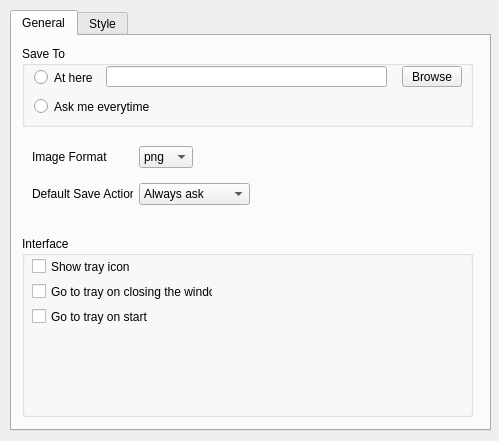
<?xml version="1.0" encoding="UTF-8"?>
<ui version="4.0">
 <class>Preferences</class>
 <widget class="QWidget" name="Preferences">
  <property name="windowModality">
   <enum>Qt::ApplicationModal</enum>
  </property>
  <property name="geometry">
   <rect>
    <x>0</x>
    <y>0</y>
    <width>499</width>
    <height>441</height>
   </rect>
  </property>
  <property name="minimumSize">
   <size>
    <width>499</width>
    <height>441</height>
   </size>
  </property>
  <property name="maximumSize">
   <size>
    <width>499</width>
    <height>441</height>
   </size>
  </property>
  <property name="windowTitle">
   <string>Preferences</string>
  </property>
  <widget class="QTabWidget" name="tabWidget">
   <property name="geometry">
    <rect>
     <x>10</x>
     <y>10</y>
     <width>481</width>
     <height>421</height>
    </rect>
   </property>
   <property name="tabPosition">
    <enum>QTabWidget::North</enum>
   </property>
   <property name="tabShape">
    <enum>QTabWidget::Rounded</enum>
   </property>
   <property name="currentIndex">
    <number>0</number>
   </property>
   <property name="movable">
    <bool>true</bool>
   </property>
   <widget class="QWidget" name="tab">
    <attribute name="title">
     <string>General</string>
    </attribute>
    <widget class="QGroupBox" name="groupBox">
     <property name="geometry">
      <rect>
       <x>10</x>
       <y>10</y>
       <width>451</width>
       <height>81</height>
      </rect>
     </property>
     <property name="title">
      <string>Save To</string>
     </property>
     <widget class="QLineEdit" name="le_saveLocation">
      <property name="geometry">
       <rect>
        <x>84</x>
        <y>20</y>
        <width>281</width>
        <height>21</height>
       </rect>
      </property>
      <property name="readOnly">
       <bool>true</bool>
      </property>
     </widget>
     <widget class="QPushButton" name="pb_browse">
      <property name="geometry">
       <rect>
        <x>380</x>
        <y>20</y>
        <width>60</width>
        <height>21</height>
       </rect>
      </property>
      <property name="text">
       <string>Browse</string>
      </property>
     </widget>
     <widget class="QRadioButton" name="rb_saveLocation">
      <property name="geometry">
       <rect>
        <x>12</x>
        <y>23</y>
        <width>71</width>
        <height>17</height>
       </rect>
      </property>
      <property name="text">
       <string>At here</string>
      </property>
     </widget>
     <widget class="QRadioButton" name="rb_askMe">
      <property name="geometry">
       <rect>
        <x>12</x>
        <y>50</y>
        <width>121</width>
        <height>21</height>
       </rect>
      </property>
      <property name="text">
       <string>Ask me everytime</string>
      </property>
     </widget>
    </widget>
    <widget class="QGroupBox" name="groupBox_2">
     <property name="geometry">
      <rect>
       <x>10</x>
       <y>200</y>
       <width>451</width>
       <height>181</height>
      </rect>
     </property>
     <property name="title">
      <string>Interface</string>
     </property>
     <widget class="QCheckBox" name="cb_toTray_onClose">
      <property name="geometry">
       <rect>
        <x>10</x>
        <y>40</y>
        <width>181</width>
        <height>31</height>
       </rect>
      </property>
      <property name="text">
       <string>Go to tray on closing the window</string>
      </property>
     </widget>
     <widget class="QCheckBox" name="cb_toTray_onStart">
      <property name="geometry">
       <rect>
        <x>10</x>
        <y>70</y>
        <width>121</width>
        <height>21</height>
       </rect>
      </property>
      <property name="text">
       <string>Go to tray on start</string>
      </property>
     </widget>
     <widget class="QCheckBox" name="cb_always_trayIcon">
      <property name="geometry">
       <rect>
        <x>10</x>
        <y>20</y>
        <width>101</width>
        <height>21</height>
       </rect>
      </property>
      <property name="text">
       <string>Show tray icon</string>
      </property>
     </widget>
    </widget>
    <widget class="QComboBox" name="cb_imgFormat">
     <property name="geometry">
      <rect>
       <x>127</x>
       <y>110</y>
       <width>54</width>
       <height>22</height>
      </rect>
     </property>
     <item>
      <property name="text">
       <string>png</string>
      </property>
     </item>
     <item>
      <property name="text">
       <string>jpeg</string>
      </property>
     </item>
     <item>
      <property name="text">
       <string>gif</string>
      </property>
     </item>
    </widget>
    <widget class="QLabel" name="label_2">
     <property name="geometry">
      <rect>
       <x>20</x>
       <y>113</y>
       <width>81</width>
       <height>16</height>
      </rect>
     </property>
     <property name="text">
      <string>Image Format</string>
     </property>
    </widget>
    <widget class="QLabel" name="label_5">
     <property name="geometry">
      <rect>
       <x>20</x>
       <y>150</y>
       <width>101</width>
       <height>16</height>
      </rect>
     </property>
     <property name="text">
      <string>Default Save Action</string>
     </property>
    </widget>
    <widget class="QComboBox" name="cb_defaultAction">
     <property name="geometry">
      <rect>
       <x>127</x>
       <y>147</y>
       <width>111</width>
       <height>22</height>
      </rect>
     </property>
     <item>
      <property name="text">
       <string>Always ask</string>
      </property>
     </item>
     <item>
      <property name="text">
       <string>Edit</string>
      </property>
     </item>
     <item>
      <property name="text">
       <string>Save to file</string>
      </property>
     </item>
     <item>
      <property name="text">
       <string>Save to Clipboard</string>
      </property>
     </item>
    </widget>
   </widget>
   <widget class="QWidget" name="tab_2">
    <attribute name="title">
     <string>Style</string>
    </attribute>
    <widget class="QGroupBox" name="groupBox_3">
     <property name="geometry">
      <rect>
       <x>10</x>
       <y>20</y>
       <width>451</width>
       <height>61</height>
      </rect>
     </property>
     <property name="title">
      <string>Font</string>
     </property>
     <widget class="QLabel" name="label">
      <property name="geometry">
       <rect>
        <x>10</x>
        <y>26</y>
        <width>141</width>
        <height>16</height>
       </rect>
      </property>
      <property name="text">
       <string>Choose font for Text Item:</string>
      </property>
     </widget>
     <widget class="QPushButton" name="pb_textItemFont">
      <property name="geometry">
       <rect>
        <x>220</x>
        <y>20</y>
        <width>161</width>
        <height>23</height>
       </rect>
      </property>
      <property name="text">
       <string>Font</string>
      </property>
     </widget>
    </widget>
    <widget class="QGroupBox" name="groupBox_4">
     <property name="geometry">
      <rect>
       <x>10</x>
       <y>100</y>
       <width>451</width>
       <height>121</height>
      </rect>
     </property>
     <property name="title">
      <string>Color</string>
     </property>
     <widget class="QPushButton" name="pb_itemColor">
      <property name="geometry">
       <rect>
        <x>220</x>
        <y>20</y>
        <width>161</width>
        <height>31</height>
       </rect>
      </property>
      <property name="text">
       <string/>
      </property>
      <property name="flat">
       <bool>true</bool>
      </property>
     </widget>
     <widget class="QPushButton" name="pb_interfaceColor">
      <property name="geometry">
       <rect>
        <x>220</x>
        <y>70</y>
        <width>161</width>
        <height>31</height>
       </rect>
      </property>
      <property name="text">
       <string/>
      </property>
      <property name="flat">
       <bool>true</bool>
      </property>
     </widget>
     <widget class="QLabel" name="label_3">
      <property name="geometry">
       <rect>
        <x>10</x>
        <y>30</y>
        <width>111</width>
        <height>21</height>
       </rect>
      </property>
      <property name="text">
       <string>Default Item Color :</string>
      </property>
     </widget>
     <widget class="QLabel" name="label_4">
      <property name="geometry">
       <rect>
        <x>10</x>
        <y>80</y>
        <width>131</width>
        <height>21</height>
       </rect>
      </property>
      <property name="text">
       <string>Default Background Color :</string>
      </property>
     </widget>
    </widget>
   </widget>
  </widget>
 </widget>
 <resources/>
 <connections>
  <connection>
   <sender>rb_saveLocation</sender>
   <signal>toggled(bool)</signal>
   <receiver>pb_browse</receiver>
   <slot>setEnabled(bool)</slot>
   <hints>
    <hint type="sourcelabel">
     <x>66</x>
     <y>149</y>
    </hint>
    <hint type="destinationlabel">
     <x>429</x>
     <y>149</y>
    </hint>
   </hints>
  </connection>
  <connection>
   <sender>rb_saveLocation</sender>
   <signal>toggled(bool)</signal>
   <receiver>le_saveLocation</receiver>
   <slot>setEnabled(bool)</slot>
   <hints>
    <hint type="sourcelabel">
     <x>66</x>
     <y>149</y>
    </hint>
    <hint type="destinationlabel">
     <x>243</x>
     <y>148</y>
    </hint>
   </hints>
  </connection>
 </connections>
</ui>
